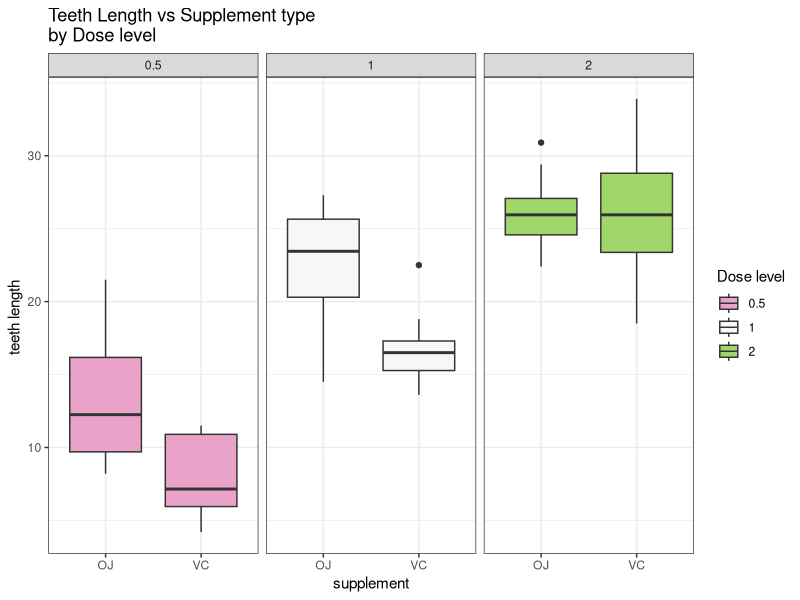
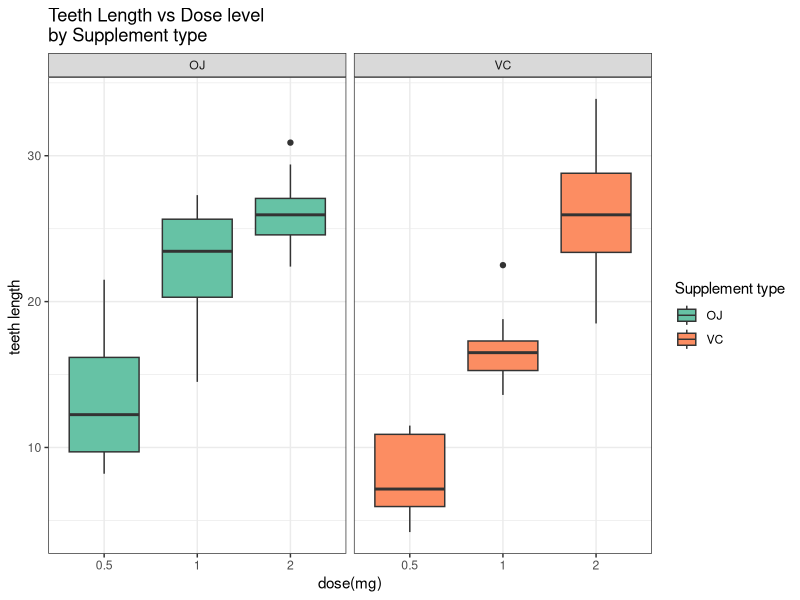

Here is the R script that generated these plots, in order: (Note: this script raises an error after producing the figures.)
## ---- chunk 1
knitr::opts_chunk$set(echo = TRUE)
## ---- chunk 2
library(dplyr)
#inspect the structure of dataset
ToothGrowth %>% str()
#summary
ToothGrowth %>% summary()

## ---- chunk 3
#find unique values in dose
table(ToothGrowth$dose)

#convert to factor var
ToothGrowth  <- ToothGrowth %>% mutate(dose=as.factor(dose))
## ---- chunk 4
library(ggplot2)
#supplement and tooth length relationship
ToothGrowth %>% ggplot(aes(supp, len, fill=dose))+geom_boxplot()+facet_grid(. ~ dose) +
scale_fill_brewer(palette = "PiYG") +
theme_bw() +
ggtitle("Teeth Length vs Supplement type \nby Dose level") +
labs(x="supplement", y= "teeth length ") +
guides(fill=guide_legend(title="Dose level"))

## ---- chunk 5
ToothGrowth %>% group_by(dose) %>% summarize(
  q25 = quantile(len, 0.25),
  q75 = quantile(len, 0.75) 
)%>% as.data.frame
## ---- chunk 6
# dose and tooth length relationship
ToothGrowth %>% ggplot(aes(dose, len, fill=supp))+geom_boxplot()+facet_grid(. ~ supp) +
scale_fill_brewer(palette = "Set2") +
theme_bw() +
ggtitle("Teeth Length vs Dose level \nby Supplement type") +
labs(x="dose(mg)", y= "teeth length ") +
guides(fill=guide_legend(title="Supplement type"))

## ---- chunk 7
len1 <- ToothGrowth %>% filter(dose %in% c(0.5,1)) %>% select(len) %>% unlist()

dose1 <- ToothGrowth %>% filter(dose %in% c(0.5,1)) %>% select(dose) %>% unlist()

t.test(len1 ~ dose1, paired=FALSE)
## ---- chunk 8

len2 <- ToothGrowth %>% filter(dose %in% c(0.5,2)) %>% select(len) %>% unlist()
dose2 <- ToothGrowth %>% filter(dose %in% c(0.5, 2)) %>% select(dose) %>% unlist()

t.test(len2~dose2, paired = FALSE)
## ---- chunk 9

len3 <- ToothGrowth %>% filter(dose %in% c(1,2)) %>% select(len) %>% unlist()
dose3 <- ToothGrowth %>% filter(dose %in% c(1,2)) %>% select(dose) %>% unlist()

t.test(len3~dose3, paired = FALSE)
## ---- chunk 10

len <- ToothGrowth %>% select(len) %>% unlist()
supp <- ToothGrowth %>% select(supp) %>% unlist()
 
diff_supp <- t.test(len~supp, var.equal=F)
